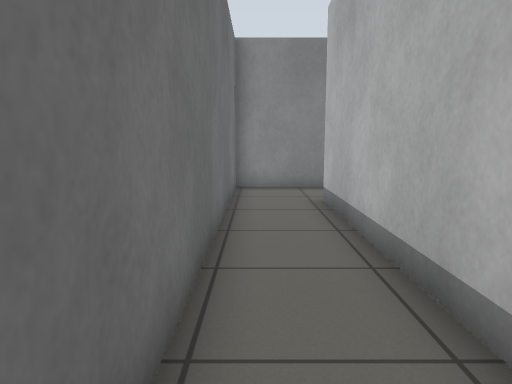
view 1 (above)

15 first-person views from a walk through a world built for the Gazebo simulator. The camera is 0.81 m above the floor, tilts 8° down and sees 70° across. The floor is counted in squares, 0.5 m on a side. Each view is taken from the middle of a square. On the plan, view 1 faces up. The plan holds only what a view shows up to about 17 squares ahead; the rest is blank.

view 2
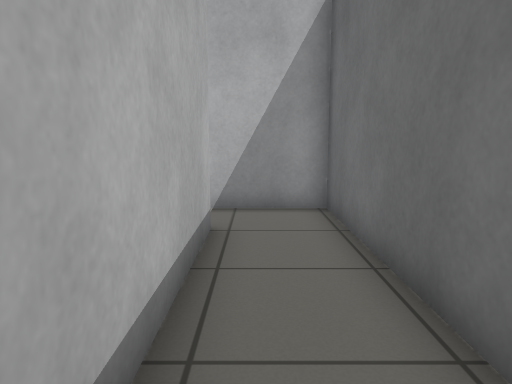

view 3
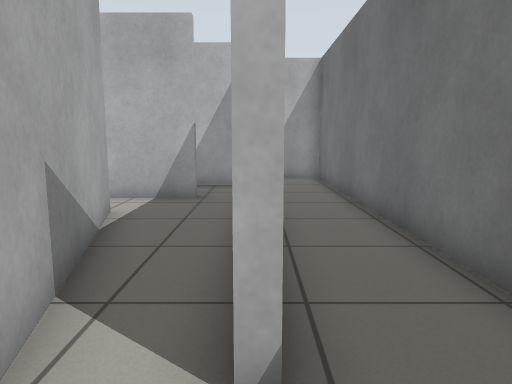

view 4
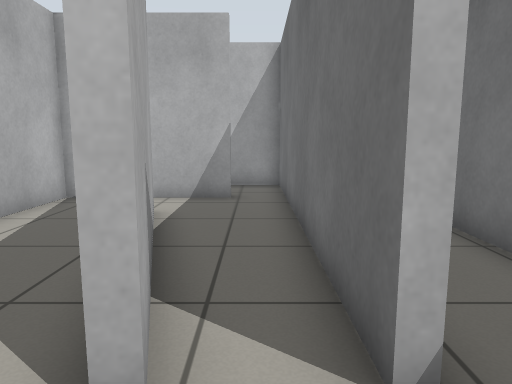

view 5
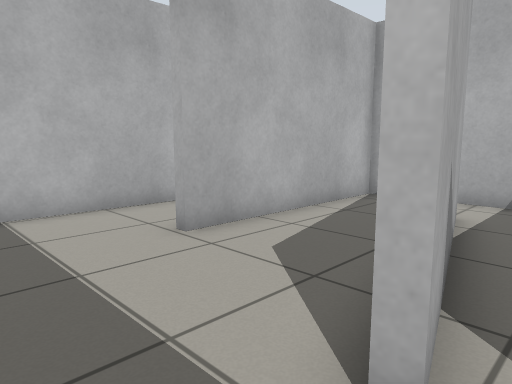

view 6
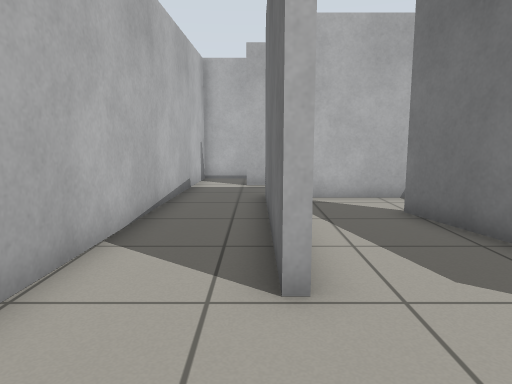

view 7
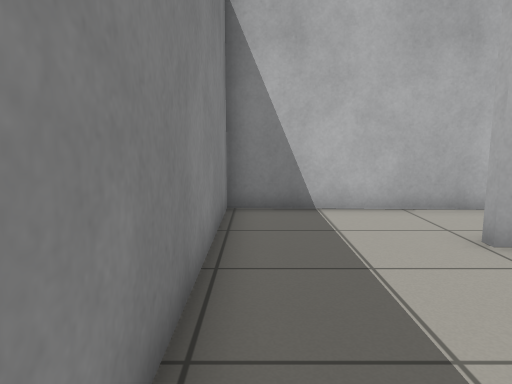

view 8
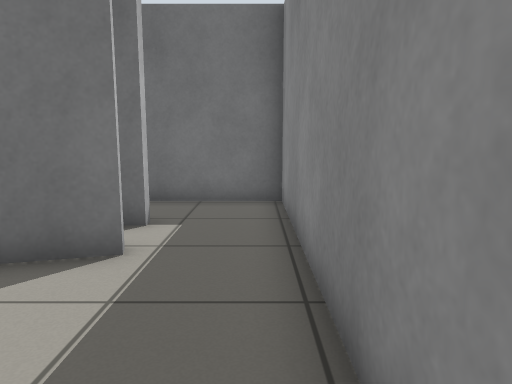

view 9
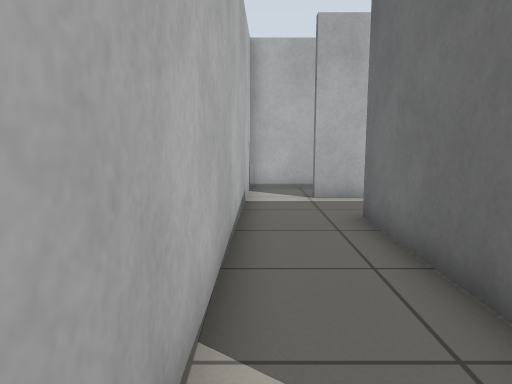

view 10
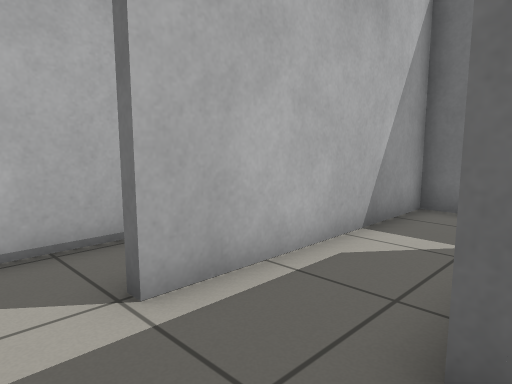

view 11
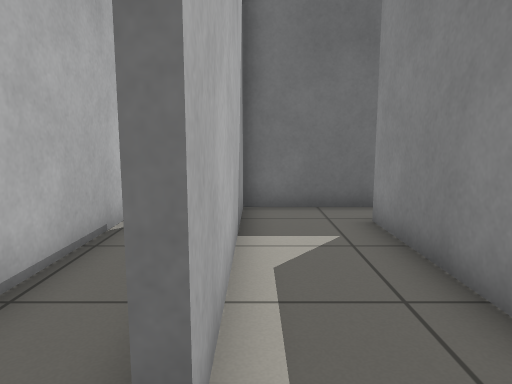

view 12
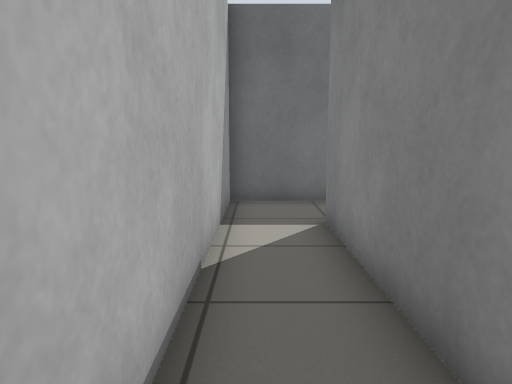

view 13
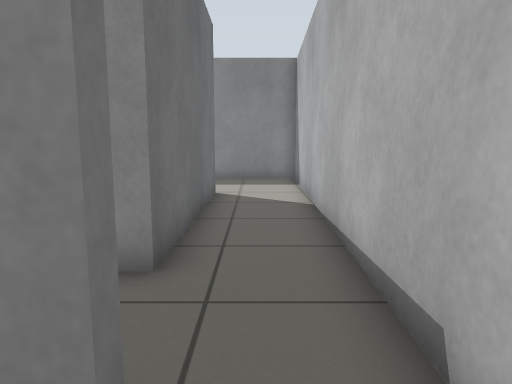

view 14
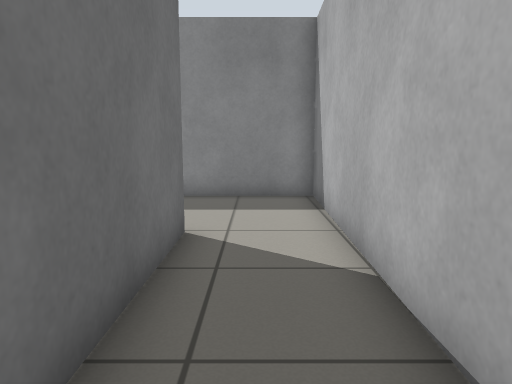

view 15
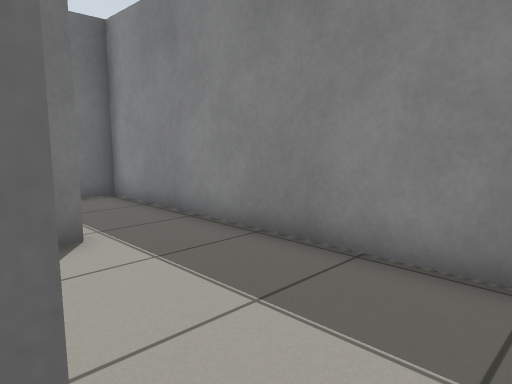

### Floor plan
Ten units are one square. View 1 is at (0, 0); x grows to the right and y downward. Boxes are objects, and circles mark ways between rooms. Rooms are numbered by the first view taken in them; rooms with no view inside come last. Other rooms are left out.
<svg viewBox="-12 -132 134 174">
<path fill="none" stroke="#000" d="M73 16 18 16 18 -99 21 -99M94 16 89 16M25 -127 -7 -127 -7 37 112 37 112 25M54 -37 37 -100 39 -101M21 -99 21 -4M37 -14 37 -17 54 -17M45 -127 25 -127M87 -84 87 -14 37 -14M49 -64 56 -38M54 -17 84 -17 84 -84M39 -101 44 -86M21 -4 21 13 94 13M112 25 117 -127 45 -127"/>
<circle cx="20" cy="-110" r="3" fill="#2a7"/>
<circle cx="100" cy="20" r="3" fill="#2a7"/>
<circle cx="30" cy="-10" r="3" fill="#2a7"/>
<circle cx="40" cy="-115" r="3" fill="#2a7"/>
<circle cx="50" cy="-25" r="3" fill="#2a7"/>
<text x="10" y="-30">1</text>
<text x="40" y="-60">2</text>
<text x="80" y="-60">3</text>
</svg>
Room 1 opens to room 2. Room 1 opens to room 3. Room 2 opens to room 3.

Where each view was taken, in squares from view 1:
view 1: 0 up, 0 right, facing up
view 2: 5 up, 1 right, facing down
view 3: 12 up, 2 right, facing down
view 4: 12 up, 3 right, facing down
view 5: 12 up, 3 right, facing down-right
view 6: 12 up, 9 right, facing down
view 7: 12 up, 3 right, facing right
view 8: 12 up, 9 right, facing left
view 9: 9 up, 11 right, facing down
view 10: 2 up, 11 right, facing down-left
view 11: 1 down, 11 right, facing left
view 12: 3 down, 9 right, facing left
view 13: 3 down, 10 right, facing up
view 14: 2 up, 10 right, facing up
view 15: 8 up, 10 right, facing up-left
